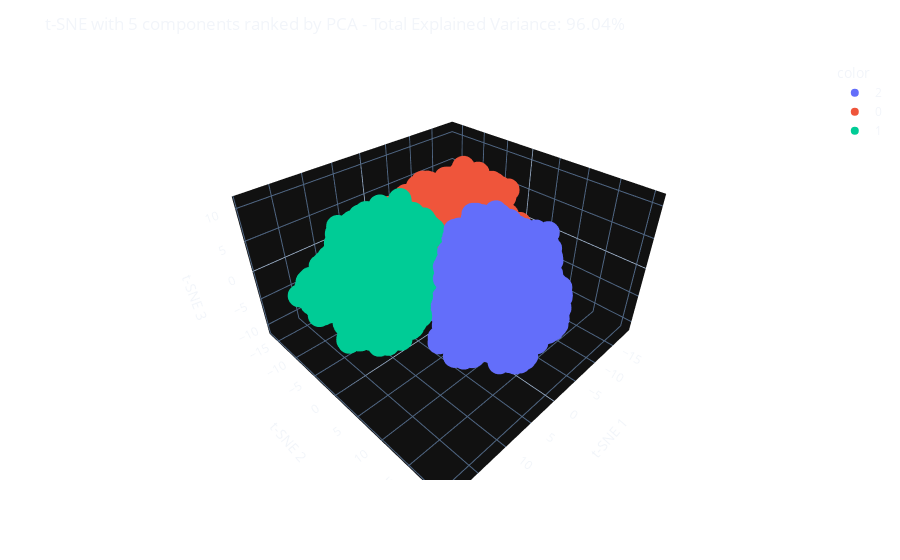

Source (notebook cell):
### Markdown cell above
We are using two _unsupervised learning/dimensionality reduction_ techniques to visualize the distribution of our samples, which thanks to the parameters passed in the `make_blob` function, have a very "friendly" distribution for a classifier to solve.

To know more about `PCA` and `TSNE`, check [this notebook](https://github.com/Nkluge-correa/teeny-tiny_castle/blob/fa17764aa8800c388d0d298b750c686757e0861e/ML%20Intro%20Course/8_Fashion_MNIST.ipynb).

### Code cell
from sklearn.decomposition import PCA
from sklearn.manifold import TSNE
import plotly.express as px

pca_5 = PCA(n_components=5)
pca_result_5 = pca_5.fit_transform(X)
tsne = TSNE(n_components=3, verbose=1, perplexity=40, n_iter=500)
tsne_pca5_results = tsne.fit_transform(pca_result_5)


fig = px.scatter_3d(
    tsne_pca5_results, x=0, y=1, z=2, color=list(y.astype(str)),
    labels={'0': 't-SNE 1', '1': 't-SNE 2', '2': 't-SNE 3'}
)
fig.update_layout(template='plotly_dark',
                  title=f't-SNE with 5 components ranked by PCA - Total Explained Variance: {round(pca_5.explained_variance_ratio_.sum() * 100, 2)}%',
                  paper_bgcolor='rgba(0, 0, 0, 0)',
                  plot_bgcolor='rgba(0, 0, 0, 0)')
fig.show()

### Figure 1 — Plotly figure (JSON) as saved in the notebook; plotly's stock layout.template omitted (floating-point values rounded to 4 significant figures; data arrays with more than 128 entries replaced by an {"elided": "..."} marker saying what was removed)
{"data": [{"hovertemplate": "color=2<br>t-SNE 1=%{x}<br>t-SNE 2=%{y}<br>t-SNE 3=%{z}<extra></extra>", "legendgroup": "2", "marker": {"color": "#636efa", "symbol": "circle"}, "mode": "markers", "name": "2", "scene": "scene", "showlegend": true, "type": "scatter3d", "x": {"elided": "3333 float values"}, "y": {"elided": "3333 float values"}, "z": {"elided": "3333 float values"}}, {"hovertemplate": "color=0<br>t-SNE 1=%{x}<br>t-SNE 2=%{y}<br>t-SNE 3=%{z}<extra></extra>", "legendgroup": "0", "marker": {"color": "#EF553B", "symbol": "circle"}, "mode": "markers", "name": "0", "scene": "scene", "showlegend": true, "type": "scatter3d", "x": {"elided": "3334 float values"}, "y": {"elided": "3334 float values"}, "z": {"elided": "3334 float values"}}, {"hovertemplate": "color=1<br>t-SNE 1=%{x}<br>t-SNE 2=%{y}<br>t-SNE 3=%{z}<extra></extra>", "legendgroup": "1", "marker": {"color": "#00cc96", "symbol": "circle"}, "mode": "markers", "name": "1", "scene": "scene", "showlegend": true, "type": "scatter3d", "x": {"elided": "3333 float values"}, "y": {"elided": "3333 float values"}, "z": {"elided": "3333 float values"}}], "layout": {"legend": {"title": {"text": "color"}, "tracegroupgap": 0}, "margin": {"t": 60}, "paper_bgcolor": "rgba(0, 0, 0, 0)", "plot_bgcolor": "rgba(0, 0, 0, 0)", "scene": {"domain": {"x": [0, 1], "y": [0, 1]}, "xaxis": {"title": {"text": "t-SNE 1"}}, "yaxis": {"title": {"text": "t-SNE 2"}}, "zaxis": {"title": {"text": "t-SNE 3"}}}, "title": {"text": "t-SNE with 5 components ranked by PCA - Total Explained Variance: 96.04%"}}}
